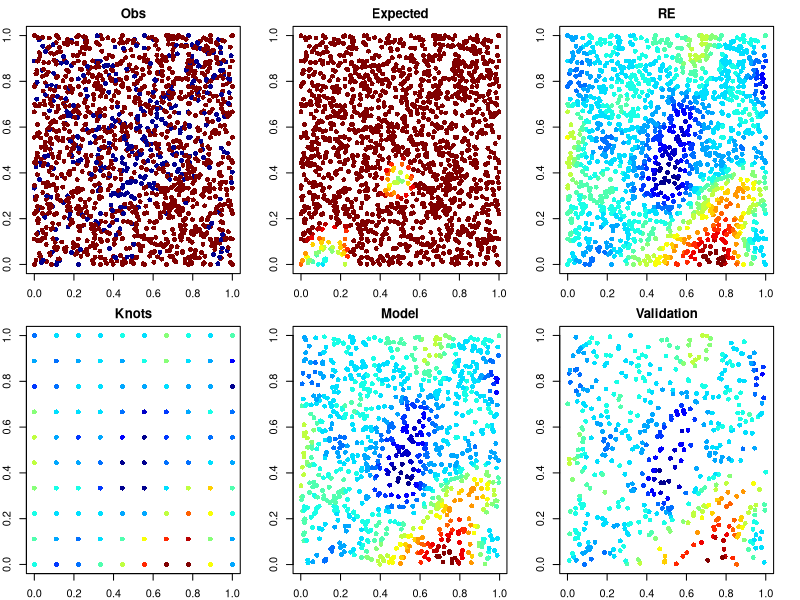
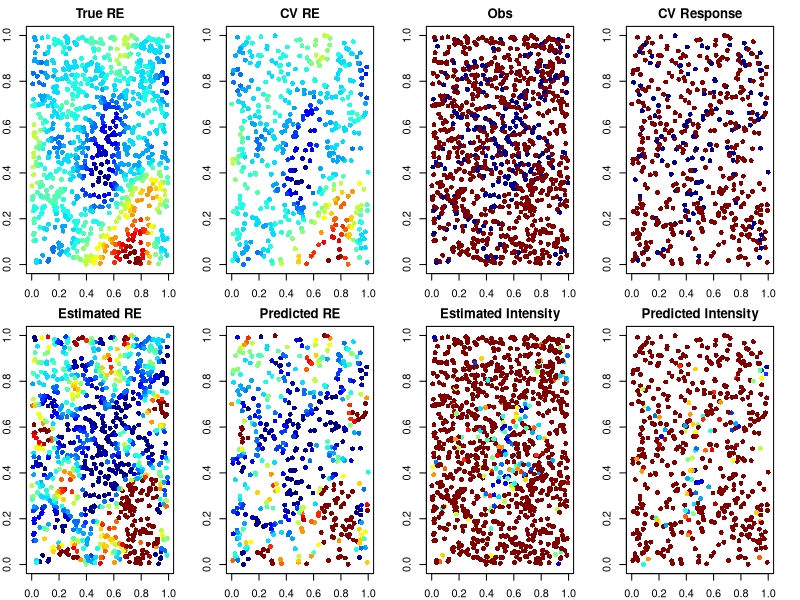

These figures' R source, in order:
rm(list=ls())
library(fields);library(classInt);library(glmnet);#library(nimble)
plotRF <- function(dat,rangeDat,label,location,length.out=10){
  breaks <- seq(range(rangeDat,na.rm = TRUE)[1],
                range(rangeDat,na.rm = TRUE)[2],
                length.out=length.out)
  pal <- tim.colors(length(breaks)-1)
  fb <- classIntervals(dat, n = length(pal),
                       style = "fixed", fixedBreaks = breaks)
  col <- findColours(fb, pal)
  plot(x=location[,1],y=location[,2],col=col, pch=16,
       main=label)
}

# Basis functions representations
# Mod : data
# Rank : # of knots
# CV: for cross validation
set.seed(12345)
nRank <- 100; nMod <- 1000; nCV <- floor(nMod*0.5)
indRank <- 1:nRank ; indMod <- (nRank+1):(nRank+nMod) ; indCV <- (nRank+nMod+1):(nRank+nMod+nCV)
gridLocationRank <- as.matrix(expand.grid(seq(0,1,length.out = sqrt(nRank)),seq(0,1,length.out = sqrt(nRank))))
gridLocationMod <- cbind(runif(nMod),runif(nMod))
gridLocationCV <- cbind(runif(nCV),runif(nCV))

# spatial covariate 
XMat <- cbind(runif(nMod),runif(nMod))
XMatCV <- cbind(runif(nCV),runif(nCV))
XMatRank <- cbind(runif(nRank),runif(nRank))
XMatComplete <- rbind(XMatRank,XMat,XMatCV)

# Generate Data
phi <- 0.2; sigma2 <- 1; beta <- c(2,2)
gridLocationComplete <- rbind(gridLocationRank,gridLocationMod,gridLocationCV)
distMat <- as.matrix(rdist(gridLocationComplete))
covMat <- (1+(sqrt(5)*(distMat/phi))+((5*distMat^2)/(3*(phi^2))))*exp(-(sqrt(5)*(distMat/phi)))
# covMat<-exp(-(distMat/phi))
covMat <- sigma2*covMat
TSseed <- rnorm(nRank+nMod+nCV) # Matern type cov
w <- t(chol(covMat))%*%TSseed

z <- sapply(1 / (1 +exp(-(XMatComplete %*% beta + w))), rbinom, n=1, size=1) #binom
# z <- sapply(exp(w+XMatComplete%*%beta),rpois,n=1) #pois
#z=pois(exp(w+Xb)), w~N(0,1)*MaternCov

# thin plate splinte basis
tpsMat <- (distMat[indMod,indRank]^2)*log(distMat[indMod,indRank])  
tpsMatCV <- (distMat[indCV,indRank]^2)*log(distMat[indCV,indRank])  

# design matrix
DesignMat <- cbind(XMat,tpsMat)
DesignMatCV <- cbind(XMatCV,tpsMatCV)


# Data plots
par(mfrow=c(2,3),mar=c(2,2,2,2))
plotRF(dat=z,rangeDat=z,label="Obs",location=gridLocationComplete,length.out=10)
plotRF(dat=exp(w+gridLocationComplete%*%beta),rangeDat=z,label="Expected",location=gridLocationComplete,length.out=20)
plotRF(dat=w,rangeDat=w,label="RE",location=gridLocationComplete,length.out=20)

plotRF(dat=w[indRank],rangeDat=w[indRank],label="Knots",location=gridLocationComplete[indRank,],length.out=20)
plotRF(dat=w[indMod],rangeDat=w[indMod],label="Model",location=gridLocationComplete[indMod,],length.out=20)
plotRF(dat=w[indCV],rangeDat=w[indCV],label="Validation",location=gridLocationComplete[indCV,],length.out=20)


##### Fitting GLM 100 seconds for 1000 points #####


# glm fits without penalties
glmfit <- glm(z[indMod]~ -1+DesignMat, family="binomial")
summary(glmfit)

par(mfrow=c(2,4))
plotRF(dat=w[indMod],rangeDat=w,label="True RE",location=gridLocationComplete[indMod,],length.out=20)
plotRF(dat=w[indCV],rangeDat=w,label="CV RE",location=gridLocationComplete[indCV,],length.out=20)
plotRF(dat=z[indMod],rangeDat=z,label="Obs",location=gridLocationComplete[indMod,],length.out=20)
plotRF(dat=z[indCV],rangeDat=z,label="CV Response",location=gridLocationComplete[indCV,],length.out=20)

plotRF(dat=as.numeric(cbind(tpsMat)%*%glmfit$coef[-c(1,2)]),rangeDat=w,label="Estimated RE",location=gridLocationComplete[indMod,],length.out=20)
plotRF(dat=as.numeric(cbind(tpsMatCV%*%glmfit$coef[-c(1,2)])),rangeDat=w,label="Predicted RE",location=gridLocationComplete[indCV,],length.out=20)
plotRF(dat=as.numeric(exp(DesignMat%*%glmfit$coef)),rangeDat=z,label="Estimated Intensity",location=gridLocationComplete[indMod,],length.out=20)
plotRF(dat=as.numeric(exp(DesignMatCV%*%glmfit$coef)),rangeDat=z,label="Predicted Intensity",location=gridLocationComplete[indCV,],length.out=20)
